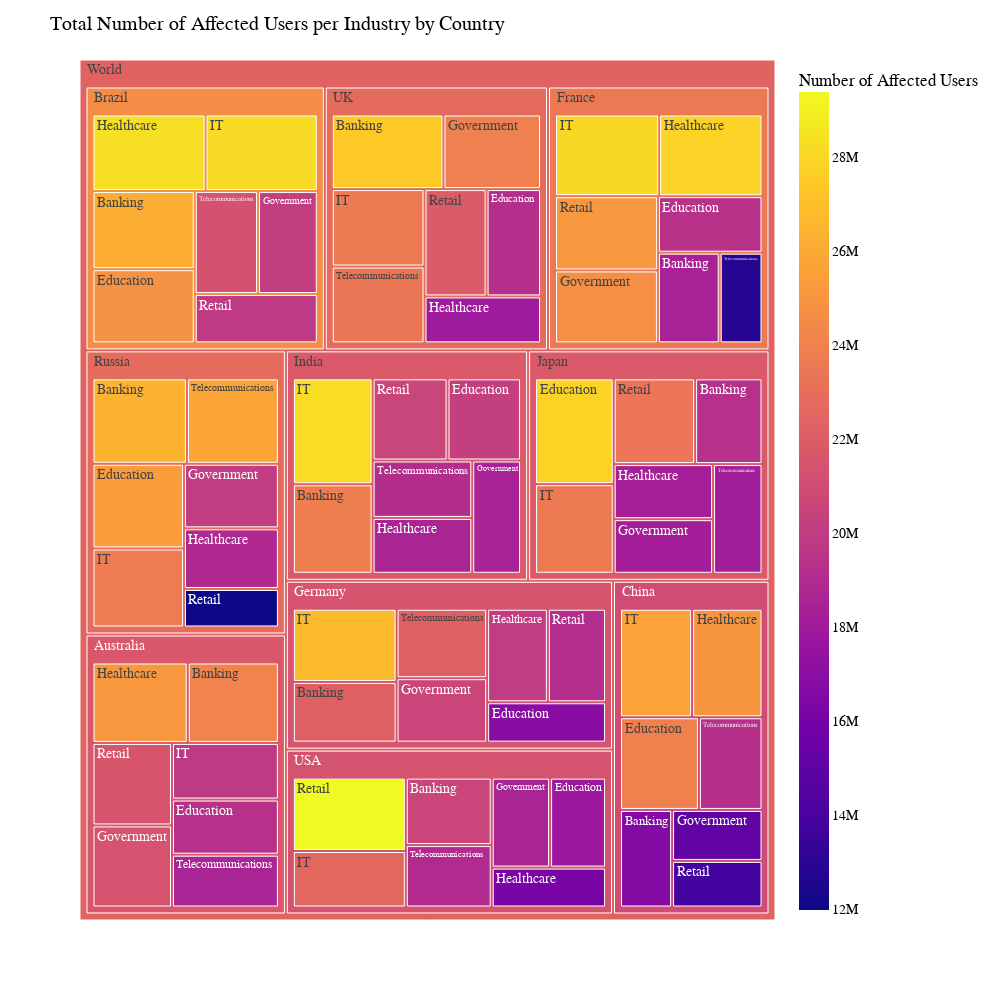

Notebook cell for this chart:
### Code cell
#compute total number of affected users grouped by industry and country
total_affected_users = df.groupby(['Country', 'Target Industry'])['Number of Affected Users'].sum().reset_index()

#create fig
fig = plx.treemap(total_affected_users, path=[plx.Constant('World'), 'Country', 'Target Industry'], values='Number of Affected Users', color='Number of Affected Users')

#format size title and font
fig.update_layout(
    title='Total Number of Affected Users per Industry by Country',
    width=1000,
    height=1000, 
    font=dict(
        family='Times New Roman',
        size=14,
        color='black'
    )
)

#save and show fig
fig.write_image("Aiden_Treemap_AffectedUsersByIndustry.png")
fig.show()

### Figure 1 — Plotly figure (JSON) as saved in the notebook; plotly's stock layout.template omitted (floating-point values rounded to 4 significant figures)
{"data": [{"branchvalues": "total", "customdata": [[24091736], [26155727], [16655683], [18432132], [22179754], [23877886], [19328408], [26445149], [27385750], [20546181], [19353282], [24832426], [23978380], [19438280], [16906535], [20211347], [27833081], [25388211], [19217857], [17845333], [21431052], [20148467], [15119967], [24701233], [20548248], [18497871], [18163470], [20084391], [23921622], [18622709], [25171156], [28345995], [25036722], [27765020], [20001882], [18616483], [18311429], [18869355], [17977995], [16175879], [19880173], [28113529], [25654123], [27984331], [26734222], [28243125], [23573823], [23682282], [23622708], [22606513], [21540256], [19873671], [13816525], [25145910], [19169177], [20595810], [23358354], [11980441], [21909685], [29386557], [18544175], [21337165], [19319538], [12762236], [22135540], [19136137], [18143249], [25742006], [23429366], [19017698], [21670000.0], [24590000.0], [20990000.0], [23540000.0], [21480000.0], [21820000.0], [21810000.0], [22800000.0], [22870000.0], [21400000.0], [22350000.0]], "domain": {"x": [0, 1], "y": [0, 1]}, "hovertemplate": "labels=%{label}<br>Number of Affected Users_sum=%{value}<br>parent=%{parent}<br>id=%{id}<br>Number of Affected Users=%{color}<extra></extra>", "ids": ["World/Australia/Banking", "World/Brazil/Banking", "World/China/Banking", "World/France/Banking", "World/Germany/Banking", "World/India/Banking", "World/Japan/Banking", "World/Russia/Banking", "World/UK/Banking", "World/USA/Banking", "World/Australia/Education", "World/Brazil/Education", "World/China/Education", "World/France/Education", "World/Germany/Education", "World/India/Education", "World/Japan/Education", "World/Russia/Education", "World/UK/Education", "World/USA/Education", "World/Australia/Government", "World/Brazil/Government", "World/China/Government", "World/France/Government", "World/Germany/Government", "World/India/Government", "World/Japan/Government", "World/Russia/Government", "World/UK/Government", "World/USA/Government", "World/Australia/Healthcare", "World/Brazil/Healthcare", "World/China/Healthcare", "World/France/Healthcare", "World/Germany/Healthcare", "World/India/Healthcare", "World/Japan/Healthcare", "World/Russia/Healthcare", "World/UK/Healthcare", "World/USA/Healthcare", "World/Australia/IT", "World/Brazil/IT", "World/China/IT", "World/France/IT", "World/Germany/IT", "World/India/IT", "World/Japan/IT", "World/Russia/IT", "World/UK/IT", "World/USA/IT", "World/Australia/Retail", "World/Brazil/Retail", "World/China/Retail", "World/France/Retail", "World/Germany/Retail", "World/India/Retail", "World/Japan/Retail", "World/Russia/Retail", "World/UK/Retail", "World/USA/Retail", "World/Australia/Telecommunications", "World/Brazil/Telecommunications", "World/China/Telecommunications", "World/France/Telecommunications", "World/Germany/Telecommunications", "World/India/Telecommunications", "World/Japan/Telecommunications", "World/Russia/Telecommunications", "World/UK/Telecommunications", "World/USA/Telecommunications", "World/Australia", "World/Brazil", "World/China", "World/France", "World/Germany", "World/India", "World/Japan", "World/Russia", "World/UK", "World/USA", "World"], "labels": ["Banking", "Banking", "Banking", "Banking", "Banking", "Banking", "Banking", "Banking", "Banking", "Banking", "Education", "Education", "Education", "Education", "Education", "Education", "Education", "Education", "Education", "Education", "Government", "Government", "Government", "Government", "Government", "Government", "Government", "Government", "Government", "Government", "Healthcare", "Healthcare", "Healthcare", "Healthcare", "Healthcare", "Healthcare", "Healthcare", "Healthcare", "Healthcare", "Healthcare", "IT", "IT", "IT", "IT", "IT", "IT", "IT", "IT", "IT", "IT", "Retail", "Retail", "Retail", "Retail", "Retail", "Retail", "Retail", "Retail", "Retail", "Retail", "Telecommunications", "Telecommunications", "Telecommunications", "Telecommunications", "Telecommunications", "Telecommunications", "Telecommunications", "Telecommunications", "Telecommunications", "Telecommunications", "Australia", "Brazil", "China", "France", "Germany", "India", "Japan", "Russia", "UK", "USA", "World"], "marker": {"coloraxis": "coloraxis", "colors": [24091736, 26155727, 16655683, 18432132, 22179754, 23877886, 19328408, 26445149, 27385750, 20546181, 19353282, 24832426, 23978380, 19438280, 16906535, 20211347, 27833081, 25388211, 19217857, 17845333, 21431052, 20148467, 15119967, 24701233, 20548248, 18497871, 18163470, 20084391, 23921622, 18622709, 25171156, 28345995, 25036722, 27765020, 20001882, 18616483, 18311429, 18869355, 17977995, 16175879, 19880173, 28113529, 25654123, 27984331, 26734222, 28243125, 23573823, 23682282, 23622708, 22606513, 21540256, 19873671, 13816525, 25145910, 19169177, 20595810, 23358354, 11980441, 21909685, 29386557, 18544175, 21337165, 19319538, 12762236, 22135540, 19136137, 18143249, 25742006, 23429366, 19017698, 21670000.0, 24590000.0, 20990000.0, 23540000.0, 21480000.0, 21820000.0, 21810000.0, 22800000.0, 22870000.0, 21400000.0, 22350000.0]}, "name": "", "parents": ["World/Australia", "World/Brazil", "World/China", "World/France", "World/Germany", "World/India", "World/Japan", "World/Russia", "World/UK", "World/USA", "World/Australia", "World/Brazil", "World/China", "World/France", "World/Germany", "World/India", "World/Japan", "World/Russia", "World/UK", "World/USA", "World/Australia", "World/Brazil", "World/China", "World/France", "World/Germany", "World/India", "World/Japan", "World/Russia", "World/UK", "World/USA", "World/Australia", "World/Brazil", "World/China", "World/France", "World/Germany", "World/India", "World/Japan", "World/Russia", "World/UK", "World/USA", "World/Australia", "World/Brazil", "World/China", "World/France", "World/Germany", "World/India", "World/Japan", "World/Russia", "World/UK", "World/USA", "World/Australia", "World/Brazil", "World/China", "World/France", "World/Germany", "World/India", "World/Japan", "World/Russia", "World/UK", "World/USA", "World/Australia", "World/Brazil", "World/China", "World/France", "World/Germany", "World/India", "World/Japan", "World/Russia", "World/UK", "World/USA", "World", "World", "World", "World", "World", "World", "World", "World", "World", "World", ""], "type": "treemap", "values": [24091736, 26155727, 16655683, 18432132, 22179754, 23877886, 19328408, 26445149, 27385750, 20546181, 19353282, 24832426, 23978380, 19438280, 16906535, 20211347, 27833081, 25388211, 19217857, 17845333, 21431052, 20148467, 15119967, 24701233, 20548248, 18497871, 18163470, 20084391, 23921622, 18622709, 25171156, 28345995, 25036722, 27765020, 20001882, 18616483, 18311429, 18869355, 17977995, 16175879, 19880173, 28113529, 25654123, 27984331, 26734222, 28243125, 23573823, 23682282, 23622708, 22606513, 21540256, 19873671, 13816525, 25145910, 19169177, 20595810, 23358354, 11980441, 21909685, 29386557, 18544175, 21337165, 19319538, 12762236, 22135540, 19136137, 18143249, 25742006, 23429366, 19017698, 150011830, 168806980, 139580938, 156229142, 147675358, 149178659, 148711814, 152191835, 157464983, 144200870, 1514052409]}], "layout": {"coloraxis": {"colorbar": {"title": {"text": "Number of Affected Users"}}, "colorscale": [[0, "#0d0887"], [0.1111, "#46039f"], [0.2222, "#7201a8"], [0.3333, "#9c179e"], [0.4444, "#bd3786"], [0.5556, "#d8576b"], [0.6667, "#ed7953"], [0.7778, "#fb9f3a"], [0.8889, "#fdca26"], [1, "#f0f921"]]}, "font": {"color": "black", "family": "Times New Roman", "size": 14}, "height": 1000, "legend": {"tracegroupgap": 0}, "margin": {"t": 60}, "title": {"text": "Total Number of Affected Users per Industry by Country"}, "width": 1000}}
